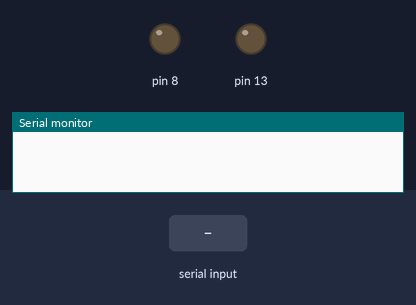
This sketch was run on a simulated Arduino Uno, built with avr-gcc and run on an emulated ATmega328P. Shown: output pins drawn as LEDs (lit = HIGH), the last lines printed to the serial monitor. The test bench sets the inputs (shaded band).

Above: at 1.2 s.
1.3 s: "9" received over Serial
At 2.8 s:
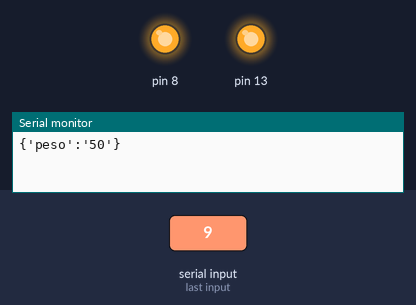
Timing chart, 0 to 5.9 s (numbered marks = the images above; inputs shaded):
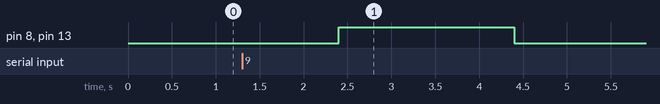

The sketch:

test_serial.ino
```cpp
// the setup routine runs once when you press reset:
void setup() {
  // initialize the digital pin as an output.
  pinMode(8, OUTPUT);
  pinMode(13,OUTPUT);
  Serial.begin(9600);
}

// the loop routine runs over and over again forever:
void loop() {
  char getdata='c';
  digitalWrite(8, LOW);
  digitalWrite(13, LOW);

  if(Serial.available()){
    getdata = Serial.read();
  }
  delay(200);
  if(getdata == '9'){
    digitalWrite(8, HIGH);
    digitalWrite(13, HIGH);
    String values = readSensors();
    Serial.println(values);
  }
  delay(2000);
}
String readSensors(){
 return "{'peso':'50'}";
}
```

Measured:
- after the input at 1.3 s, pin 8, pin 13: LOW → HIGH after 1.1 s, → LOW 2.0 s later
